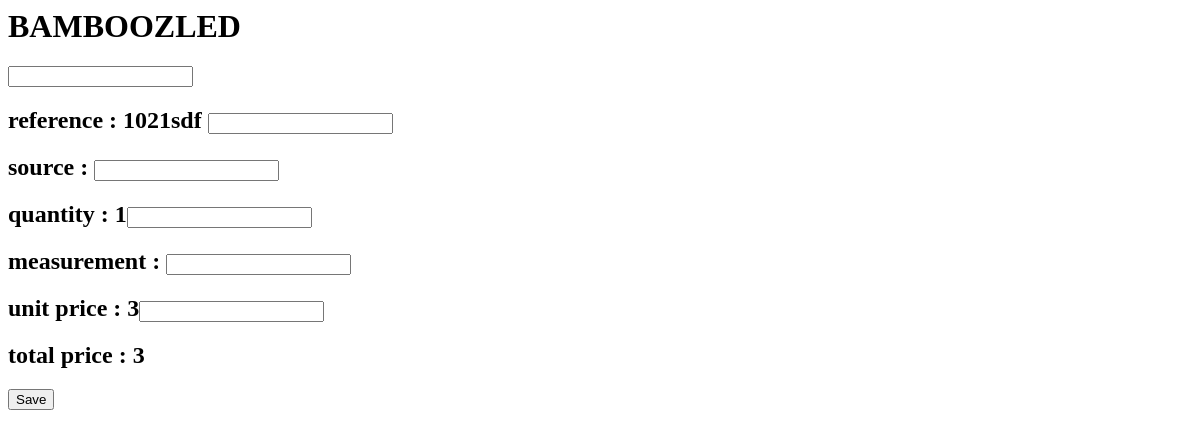
The app's page /inventory/1/, older data.
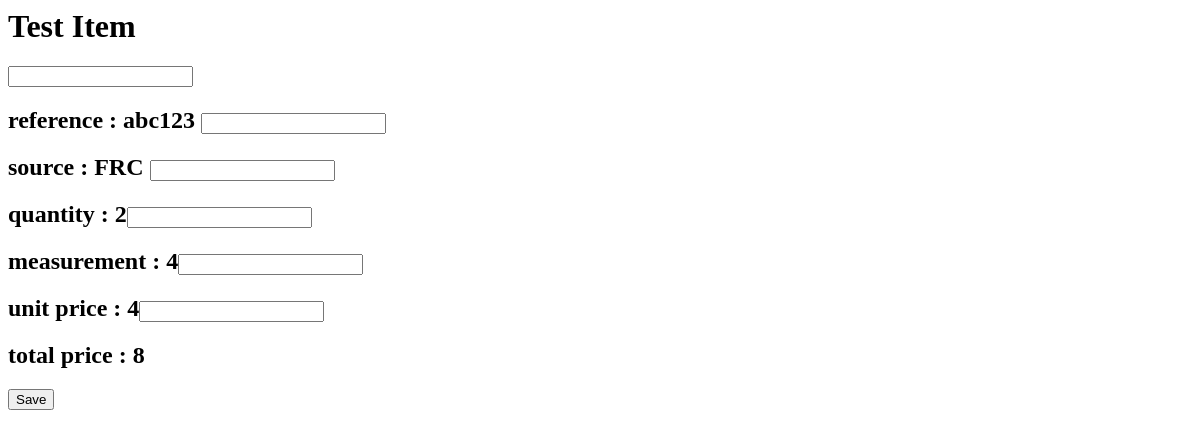
The same page, newer data.
### Inventory/models.py (models this page shows, shortened)
class Item(models.Model):
    item_name = models.CharField(max_length=50)
    item_reference = models.CharField(max_length=50)
    item_source = models.CharField(max_length=50)
    item_quantity = models.CharField(max_length=50)
    item_measurement = models.CharField(max_length=50)
    item_unit_price = models.CharField(max_length=50)
    item_total_price = models.FloatField(max_length=50)
    item_field_names = ['item_name', 'item_reference', 'item_source', 'item_quantity', 'item_measurement',
                        'item_unit_price', 'item_total_price']

### Inventory/views.py (the view)
# urls.py: url(r'^(?P<item_id>[0-9]+)/$', views.detail, name='detail'),
def detail(request, item_id):
    item = get_object_or_404(Item, pk=item_id)
    if request.method == 'POST':
        for name in item.item_field_names:
            request_text = request.POST.get(name, None)
            if request_text is not None and request_text is not '':
                setattr(item, name, request_text)
                item.save()
    return render(request, "Inventory/detail.html", {'item': item})

### Inventory/templates/Inventory/detail.html (shortened to what this page needs)
<h1>{{item.item_name}}</h1>
   <form method="POST" name = {{item.item_name}}>
       <input type="text" name="item_name">
       <h2>reference : {{item.item_reference}} <input type="text" name="item_reference"></h2>
       <h2>source : {{item.item_source}} <input type="text" name="item_source"></h2>
       <h2>quantity : {{item.item_quantity}}<input type="number" name="item_quantity"></h2>
       <h2>measurement : {{item.item_measurement}}<input type="text" name="item_measurement"></h2>
       <h2>unit price : {{item.item_unit_price}}<input type="number" name="item_unit_price"></h2>
       <h2>total price : {{item.item_total_price}}</h2>
       <button type="submit">Save</button>
   </form>

Row changes from the older to the newer data that the page shows:
changed Item: item_name "BAMBOOZLED" → "Test Item"; item_reference "1021sdf" → "abc123"; item_source (not shown) → "FRC"; item_quantity "1" → "2"; item_measurement (not shown) → "4"; item_unit_price "3" → "4"; item_total_price "3" → "8"
